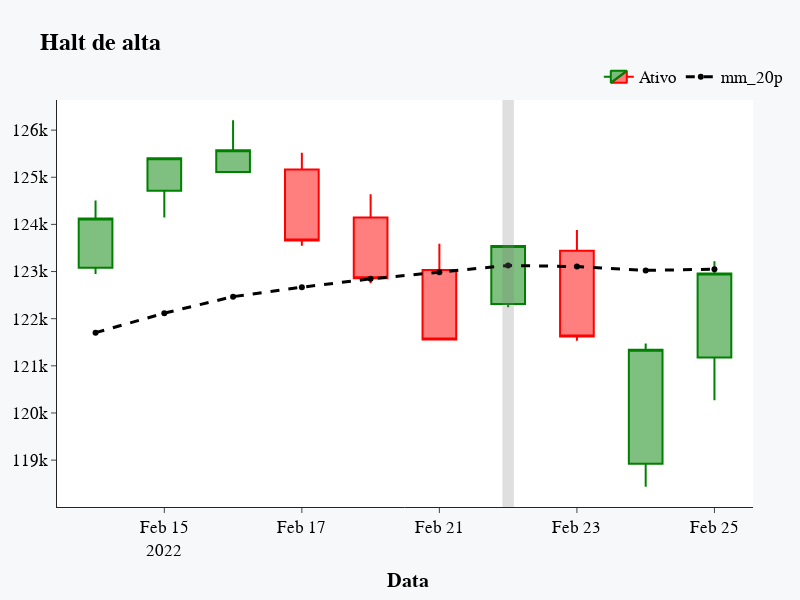

Notebook code for this chart:
### Code cell
index_fig = 1

# Ajuste de acordo com o timeframe
inicio_index = toque_mm.index[index_fig] - timedelta(days=10)
final_index = toque_mm.index[index_fig] + timedelta(days=5)

data_range = pd.date_range(start=inicio_index, end=final_index, freq='B')
df_figure = ohlc_1dia[ohlc_1dia.index.isin(data_range)]

#df_figure = df_figure.iloc[0:15]
candle_sinal = toque_mm.index[index_fig]

fig_halt_alta = go.Figure(data=[go.Candlestick(name='Ativo',x=df_figure.index, open=df_figure['open'], high = df_figure['high'],
                                              low=df_figure['low'], close=df_figure['close'],increasing_line_color= 'green',
                                              decreasing_line_color= 'red', showlegend=True)])

fig_halt_alta.add_vrect(x0=toque_mm.index[index_fig]-timedelta(minutes=120), x1=(toque_mm.index[index_fig]+timedelta(minutes=120)),
                        fillcolor="gray", opacity=0.25)

fig_halt_alta.add_trace(go.Scatter(x=df_figure.index, y=df_figure.mm_20p, line_width=3, line_dash="dash", line_color="black",
                        name='mm_20p',showlegend=True))

fig_halt_alta.update_xaxes(title_text="<b> Data", rangebreaks=[
                        dict(bounds=["sat", "mon"])])

# Configurações do layout, como fundo branco, tamanho da imagem, margens, titulo do gráfico...
fig_halt_alta.update_layout(xaxis_rangeslider_visible=False, title_text='<b>Halt de alta', template = 'simple_white',
                            margin=dict(l=20, r=20, t=100, b=20), paper_bgcolor="#f7f8fa",width=800,height=600,
                            font=dict(family="Arial",size=17, color = 'black'),
                            legend=dict(orientation="h",yanchor="top",y=1.1,xanchor="right",x=1.05))

### Figure 1 — Plotly figure (JSON) as saved in the notebook; plotly's stock layout.template omitted (floating-point values rounded to 4 significant figures)
{"data": [{"close": [124125, 125405, 125572, 123656, 122860, 121558, 123543, 121622, 121342, 122957], "decreasing": {"line": {"color": "red"}}, "high": [124506, 125405, 126207, 125518, 124641, 123592, 123543, 123882, 121471, 123220], "increasing": {"line": {"color": "green"}}, "low": [122949, 124147, 125114, 123549, 122752, 121558, 122241, 121531, 118437, 120272], "name": "Ativo", "open": [123080, 124713, 125114, 125163, 124146, 123032, 122311, 123441, 118921, 121176], "showlegend": true, "type": "candlestick", "x": ["2022-02-14T00:00:00", "2022-02-15T00:00:00", "2022-02-16T00:00:00", "2022-02-17T00:00:00", "2022-02-18T00:00:00", "2022-02-21T00:00:00", "2022-02-22T00:00:00", "2022-02-23T00:00:00", "2022-02-24T00:00:00", "2022-02-25T00:00:00"]}, {"line": {"color": "black", "dash": "dash", "width": 3}, "name": "mm_20p", "showlegend": true, "type": "scatter", "x": ["2022-02-14T00:00:00", "2022-02-15T00:00:00", "2022-02-16T00:00:00", "2022-02-17T00:00:00", "2022-02-18T00:00:00", "2022-02-21T00:00:00", "2022-02-22T00:00:00", "2022-02-23T00:00:00", "2022-02-24T00:00:00", "2022-02-25T00:00:00"], "y": [121700.0, 122100.0, 122500.0, 122700.0, 122845, 123000.0, 123100.0, 123100.0, 123000.0, 123000.0]}], "layout": {"font": {"color": "black", "family": "Arial", "size": 17}, "height": 600, "legend": {"orientation": "h", "x": 1.05, "xanchor": "right", "y": 1.1, "yanchor": "top"}, "margin": {"b": 20, "l": 20, "r": 20, "t": 100}, "paper_bgcolor": "#f7f8fa", "shapes": [{"fillcolor": "gray", "opacity": 0.25, "type": "rect", "x0": "2022-02-21T22:00:00", "x1": "2022-02-22T02:00:00", "xref": "x", "y0": 0, "y1": 1, "yref": "y domain"}], "title": {"text": "<b>Halt de alta"}, "width": 800, "xaxis": {"rangebreaks": [{"bounds": ["sat", "mon"]}], "rangeslider": {"visible": false}, "title": {"text": "<b> Data"}}}}
